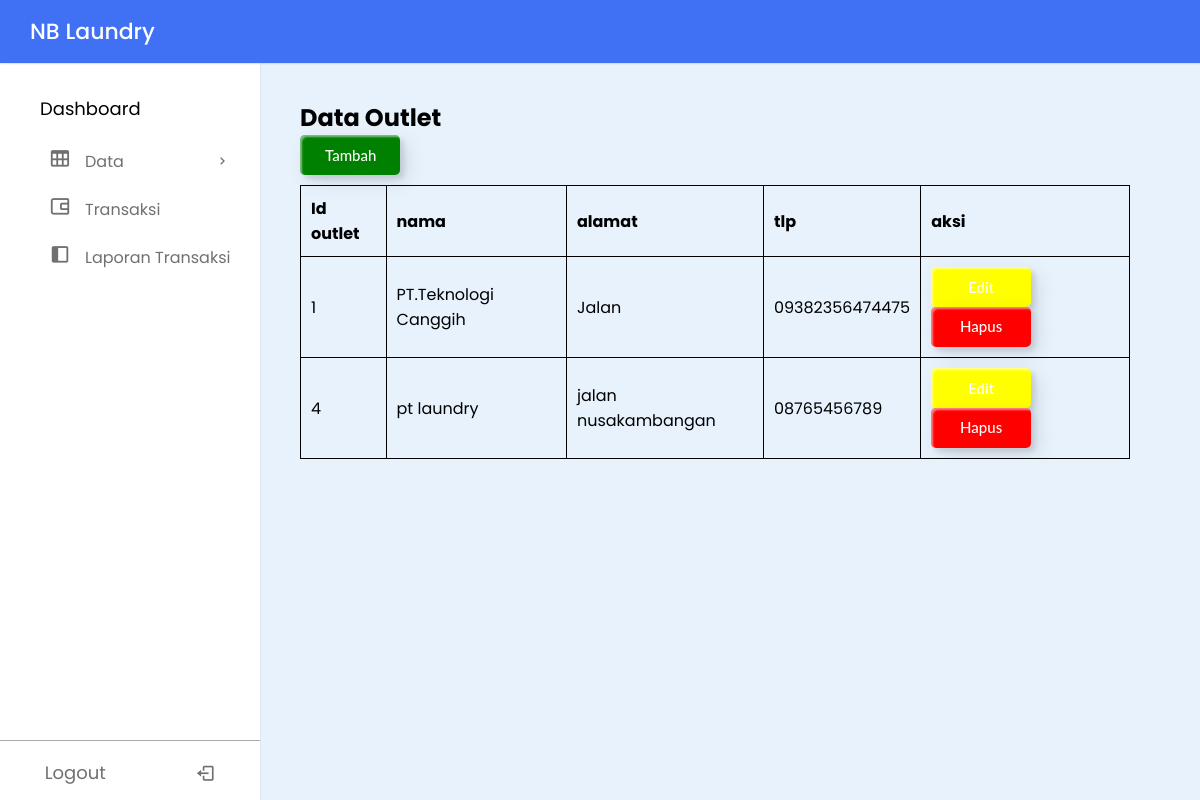
Page /fitur-frontend.php on the committed database.
### tables this page shows
CREATE TABLE `tb_outlet` (
  `id_outlet` int(11) NOT NULL,
  `nama` varchar(100) NOT NULL,
  `alamat` text NOT NULL,
  `tlp` varchar(15) NOT NULL
);

### fitur-frontend.php (the view, shortened to what this page needs)
<?php
include './config/config.php';
?>
<!DOCTYPE html>
<html lang="en">
<head>
    <link href="https://unpkg.com/boxicons@2.1.4/css/boxicons.min.css" rel="stylesheet" />
    <link rel="stylesheet" href="./assets/css/dashboard.css" />
</head>
<body>
    <nav class="navbar">
        <div class="logo_item">
            <i class="bx bx-menu" id="sidebarOpen"></i> NB Laundry
        </div>
    </nav>
    <nav class="sidebar">
        <div class="menu_content">
            <ul class="menu_items">
                <div class="menu_title menu_dahsboard"></div>
                <li class="item">
                    <div href="#" class="nav_link submenu_item">
                        <span class="navlink_icon">
                            <i class='bx bx-table'></i> </span>
                        <span class="navlink">Data</span>
                        <i class="bx bx-chevron-right arrow-left"></i>
                    </div>
                </li>
            </ul>
            <ul class="menu_items">
                <li class="item">
                    <a href="./dashboard.php?page=transaksi" class="nav_link">
                        <span class="navlink_icon">
                            <i class='bx bx-wallet-alt'></i> </span>
                        <span class="navlink">Transaksi</span>
                    </a>
                </li>
                <li class="item">
                    <a href="./dashboard.php?page=laporan" class="nav_link">
                        <span class="navlink_icon">
                            <i class='bx bxs-dock-left'></i> </span>
                        <span class="navlink">Laporan Transaksi</span>
                    </a>
                </li>
            </ul>
            <div class="bottom_content">
                <div class="bottom">
                    <a href="./logout/logout.php">Logout</a>
                    <i class='bx bx-log-out'></i>
                </div>
            </div>
        </div>
    </nav>
    <section class="main">
        <h2>Data Outlet</h2>
        <button type="button" class="custom-btn btn-1" onclick="openModal('modaltambah')">
            Tambah
        </button>
        <div class="myclass">
        <table class="component">
        <thead>
            <tr>
                <th>Id outlet</th>
                <th>nama</th>
                <th>alamat</th>
                <th>tlp</th>
                <th>aksi</th>
            </tr>
        </thead>
                <?php
                $queryoutlet = "SELECT * FROM tb_outlet ORDER BY id_outlet ASC";
                $sql_rm = mysqli_query($conn, $queryoutlet) or die(mysqli_error($conn));
                while ($dataoutlet = mysqli_fetch_array($sql_rm)) {
                    $modal_id = "modalubah" . $dataoutlet['id_outlet'];
                ?>
                    <tr>
                        <td><?= $dataoutlet['id_outlet'] ?></td>
                        <td><?= $dataoutlet['nama'] ?></td>
                        <td><?= $dataoutlet['alamat'] ?></td>
                        <td><?= $dataoutlet['tlp'] ?></td>
                        <td>
                            <button type="button" class="custom-btn btn-2" onclick="openModal('<?php echo $modal_id ?>')">Edit</button>
                            <a href="./proses/outlet/proses-hapus-outlet.php?id_outlet=<?= $dataoutlet['id_outlet'] ?>" class="custom-btn btn-3">Hapus</a>
                        </td>
                    </tr>
                <?php
                }
                ?>
    </table>
    </section>
</body>
</html>

### assets/css/dashboard.css (style rules this page uses)
* { margin: 0; padding: 0; box-sizing: border-box; font-family: "Poppins", sans-serif; }
:root { --white-color: #fff; --blue-color: #4070f4; --grey-color: #707070; --grey-color-light: #aaa; }
body { background-color: #e7f2fd; transition: all 0.5s ease; }
section { padding: 100px 70px 0 300px; }
.navbar { position: fixed; top: 0; width: 100%; left: 0; background-color: var(--blue-color); display: flex; align-items: center; justify-content: space-between; padding: 15px 30px; z-index: 1000; box-shadow: 0 0 2px var(--grey-color-light); color: white; }
.logo_item { display: flex; align-items: center; column-gap: 10px; font-size: 22px; font-weight: 500; color: white; text-decoration: none; }
.sidebar { background-color: var(--white-color); width: 260px; position: fixed; top: 0; left: 0; height: 100%; padding: 80px 20px; z-index: 100; overflow-y: scroll; box-shadow: 0 0 1px var(--grey-color-light); transition: all 0.5s ease; }
.menu_content { position: relative; }
.menu_title { margin: 15px 0; padding: 0 20px; font-size: 18px; }
.menu_dahsboard::before { content: "Dashboard"; }
.menu_items { padding: 0; list-style: none; }
.navlink_icon { position: relative; font-size: 22px; min-width: 50px; line-height: 40px; display: inline-block; text-align: center; border-radius: 6px; }
.navlink_icon::before { content: ""; position: absolute; height: 100%; width: calc(100% + 100px); left: -20px; }
.sidebar .nav_link { display: flex; align-items: center; width: 100%; padding: 4px 15px; border-radius: 8px; text-decoration: none; color: var(--grey-color); white-space: nowrap; }
.submenu_item { cursor: pointer; }
.submenu_item .arrow-left { position: absolute; right: 10px; display: inline-block; margin-right: auto; }
.bottom_content { position: fixed; bottom: 60px; left: 0; width: 260px; cursor: pointer; transition: all 0.5s ease; }
.bottom { position: absolute; display: flex; align-items: center; left: 0; justify-content: space-around; padding: 18px 0; text-align: center; width: 100%; color: var(--grey-color); border-top: 1px solid var(--grey-color-light); background-color: var(--white-color); }
.bottom i { font-size: 20px; }
.bottom a { font-size: 18px; text-decoration: none; color: var(--grey-color); }
.myclass { overflow-x: auto; }
table { border-spacing: 0; width: 100%; border: 1px solid; margin-top: 10px; }
th, td { text-align: left; padding: 8px; }
.custom-btn { animation: both; width: 100px; height: 40px; color: black; border-radius: 5px; padding: 10px 25px; font-family: 'Lato', sans-serif; font-weight: 500; background: transparent; cursor: pointer; transition: all 0.3s ease; position: relative; display: inline-block; box-shadow: inset 2px 2px 2px 0px rgba(255, 255, 255, .5), 7px 7px 20px 0px rgba(0, 0, 0, .1), 4px 4px 5px 0px rgba(0, 0, 0, .1); outline: none; font-size: 15px; text-decoration: none; text-align: center; }
.btn-1 { background: green; border: none; text-align: center; color: white; }
.btn-2 { background: yellow; border: none; text-align: center; color: white; }
.btn-3 { text-align: center; background: red; border: none; color: white; }

### fitur-frontend.php (style rules this page uses)
.component { width: 100%; border-collapse: collapse; overflow-x: auto; }
.component th, .component td { border: 1px solid black; padding: 10px; text-align: left; }

### rows in the picture
tb_outlet: id_outlet "1", nama "PT.Teknologi Canggih", alamat "Jalan", tlp "09382356474475"
tb_outlet: id_outlet "4", nama "pt laundry", alamat "jalan nusakambangan", tlp "08765456789"
